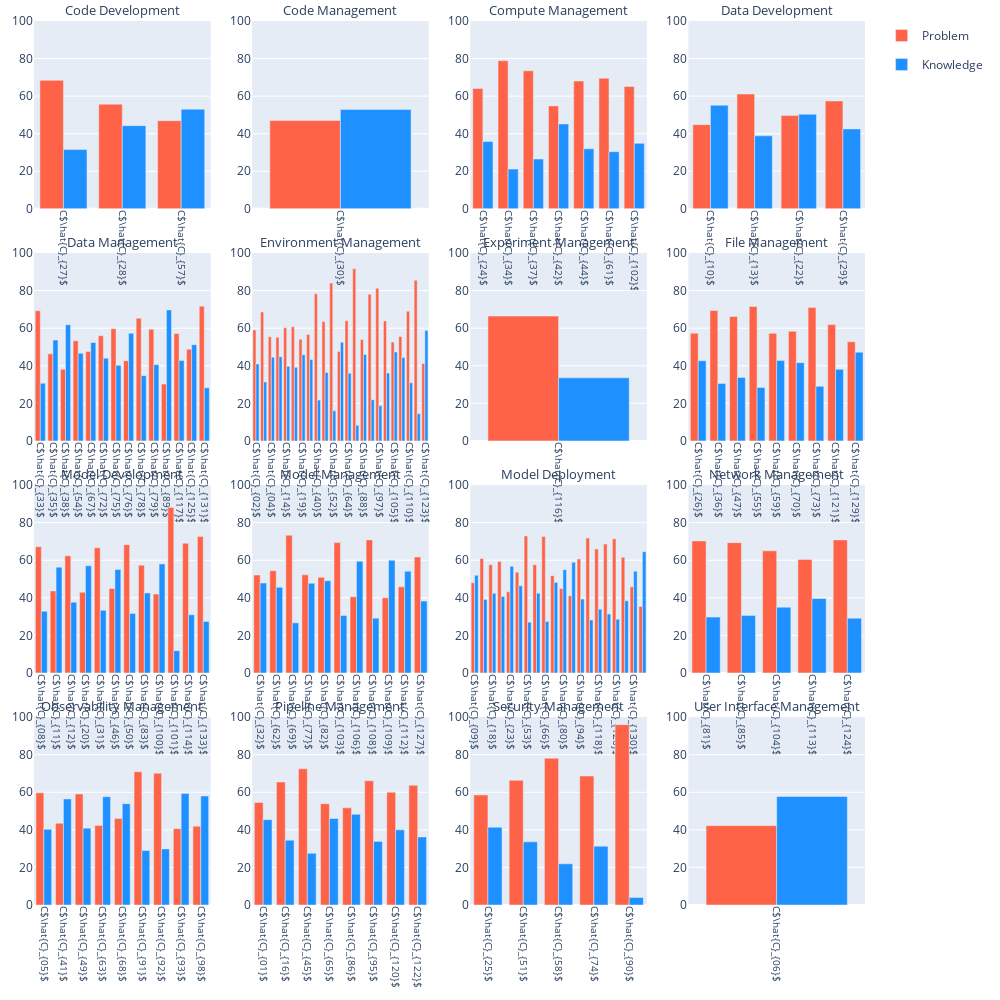

The cell this chart's notebook holds for it:
### Code cell
df = pd.read_json(os.path.join(path_rq12, 'macro-topics.json'))

color_map = {
    'Problem': 'tomato',
    'Knowledge': 'dodgerblue',
}
rows = cols = math.ceil(math.sqrt(df['Challenge_topic_macro'].nunique()))
fig = make_subplots(rows=rows, cols=cols, horizontal_spacing=0.05, vertical_spacing=0.05, subplot_titles=[macro_topic_indexing[i] for i in sorted(df['Challenge_topic_macro'].unique())])

for macro_name, macro_group in df.groupby('Challenge_topic_macro', sort=True):
    categories = []
    frequency_p = []
    frequency_k = [] 
    
    for name, group in macro_group.groupby('Challenge_topic'):
        name = r'$\hat{C}_{0' + str(name+1) + '}$' if name < 9 else r'$\hat{C}_{' + str(name+1) + '}$'
        categories.append(f'C{name}')
        frequency_p.append(len(group[group['Challenge_type'] == 'problem'])/len(group)*100)
        frequency_k.append(len(group[group['Challenge_type'] == 'knowledge'])/len(group)*100)
    
    row = macro_name // rows + 1
    col = macro_name % cols + 1
    show_legend = True if macro_name == 0 else False
    
    fig.add_trace(go.Bar(
        name='Problem', 
        x=categories, 
        y=frequency_p, 
        legendgroup='Problem', 
        marker_color=color_map['Problem'],
        showlegend=show_legend
    ), row=row, col=col)
    fig.add_trace(go.Bar(
        name='Knowledge', 
        x=categories, 
        y=frequency_k, 
        legendgroup='Knowledge', 
        marker_color=color_map['Knowledge'],
        showlegend=show_legend
    ), row=row, col=col)
    fig.update_xaxes(
        tickangle=90, 
        tickfont=dict(size=10), 
        row=row, 
        col=col
    )

fig.update_yaxes(range=[0, 100])
fig.update_layout(
    barmode='group',
    width=1000, 
    height=1000,
    margin=go.layout.Margin(
        l=20,  # left margin
        r=20,  # right margin
        b=20,  # bottom margin
        t=20,  # top margin
    )
)
fig.update_annotations(dict(font_size=13))
fig.show()
# fig.write_image(os.path.join(path_rq12, 'Macro-topics group frequency histogram.pdf'))

### Figure 1 — Plotly figure (JSON) as saved in the notebook; plotly's stock layout.template omitted (floating-point values rounded to 4 significant figures)
{"data": [{"legendgroup": "Problem", "marker": {"color": "tomato"}, "name": "Problem", "showlegend": true, "type": "bar", "x": ["C$\\hat{C}_{27}$", "C$\\hat{C}_{28}$", "C$\\hat{C}_{57}$"], "xaxis": "x", "y": [68.42, 55.71, 46.94], "yaxis": "y"}, {"legendgroup": "Knowledge", "marker": {"color": "dodgerblue"}, "name": "Knowledge", "showlegend": true, "type": "bar", "x": ["C$\\hat{C}_{27}$", "C$\\hat{C}_{28}$", "C$\\hat{C}_{57}$"], "xaxis": "x", "y": [31.58, 44.29, 53.06], "yaxis": "y"}, {"legendgroup": "Problem", "marker": {"color": "tomato"}, "name": "Problem", "showlegend": false, "type": "bar", "x": ["C$\\hat{C}_{30}$"], "xaxis": "x2", "y": [47.06], "yaxis": "y2"}, {"legendgroup": "Knowledge", "marker": {"color": "dodgerblue"}, "name": "Knowledge", "showlegend": false, "type": "bar", "x": ["C$\\hat{C}_{30}$"], "xaxis": "x2", "y": [52.94], "yaxis": "y2"}, {"legendgroup": "Problem", "marker": {"color": "tomato"}, "name": "Problem", "showlegend": false, "type": "bar", "x": ["C$\\hat{C}_{24}$", "C$\\hat{C}_{34}$", "C$\\hat{C}_{37}$", "C$\\hat{C}_{42}$", "C$\\hat{C}_{44}$", "C$\\hat{C}_{61}$", "C$\\hat{C}_{102}$"], "xaxis": "x3", "y": [64.12, 78.85, 73.5, 54.81, 68.06, 69.57, 65.12], "yaxis": "y3"}, {"legendgroup": "Knowledge", "marker": {"color": "dodgerblue"}, "name": "Knowledge", "showlegend": false, "type": "bar", "x": ["C$\\hat{C}_{24}$", "C$\\hat{C}_{34}$", "C$\\hat{C}_{37}$", "C$\\hat{C}_{42}$", "C$\\hat{C}_{44}$", "C$\\hat{C}_{61}$", "C$\\hat{C}_{102}$"], "xaxis": "x3", "y": [35.88, 21.15, 26.5, 45.19, 31.94, 30.43, 34.88], "yaxis": "y3"}, {"legendgroup": "Problem", "marker": {"color": "tomato"}, "name": "Problem", "showlegend": false, "type": "bar", "x": ["C$\\hat{C}_{10}$", "C$\\hat{C}_{13}$", "C$\\hat{C}_{22}$", "C$\\hat{C}_{29}$"], "xaxis": "x4", "y": [44.83, 61.15, 49.65, 57.45], "yaxis": "y4"}, {"legendgroup": "Knowledge", "marker": {"color": "dodgerblue"}, "name": "Knowledge", "showlegend": false, "type": "bar", "x": ["C$\\hat{C}_{10}$", "C$\\hat{C}_{13}$", "C$\\hat{C}_{22}$", "C$\\hat{C}_{29}$"], "xaxis": "x4", "y": [55.17, 38.85, 50.35, 42.55], "yaxis": "y4"}, {"legendgroup": "Problem", "marker": {"color": "tomato"}, "name": "Problem", "showlegend": false, "type": "bar", "x": ["C$\\hat{C}_{33}$", "C$\\hat{C}_{35}$", "C$\\hat{C}_{38}$", "C$\\hat{C}_{54}$", "C$\\hat{C}_{67}$", "C$\\hat{C}_{72}$", "C$\\hat{C}_{75}$", "C$\\hat{C}_{76}$", "C$\\hat{C}_{78}$", "C$\\hat{C}_{79}$", "C$\\hat{C}_{89}$", "C$\\hat{C}_{117}$", "C$\\hat{C}_{125}$", "C$\\hat{C}_{131}$"], "xaxis": "x5", "y": [69.32, 46.34, 38.14, 53.33, 47.62, 56.0, 59.72, 42.68, 65.28, 59.42, 30.26, 57.14, 48.78, 71.74], "yaxis": "y5"}, {"legendgroup": "Knowledge", "marker": {"color": "dodgerblue"}, "name": "Knowledge", "showlegend": false, "type": "bar", "x": ["C$\\hat{C}_{33}$", "C$\\hat{C}_{35}$", "C$\\hat{C}_{38}$", "C$\\hat{C}_{54}$", "C$\\hat{C}_{67}$", "C$\\hat{C}_{72}$", "C$\\hat{C}_{75}$", "C$\\hat{C}_{76}$", "C$\\hat{C}_{78}$", "C$\\hat{C}_{79}$", "C$\\hat{C}_{89}$", "C$\\hat{C}_{117}$", "C$\\hat{C}_{125}$", "C$\\hat{C}_{131}$"], "xaxis": "x5", "y": [30.68, 53.66, 61.86, 46.67, 52.38, 44, 40.28, 57.32, 34.72, 40.58, 69.74, 42.86, 51.22, 28.26], "yaxis": "y5"}, {"legendgroup": "Problem", "marker": {"color": "tomato"}, "name": "Problem", "showlegend": false, "type": "bar", "x": ["C$\\hat{C}_{02}$", "C$\\hat{C}_{03}$", "C$\\hat{C}_{04}$", "C$\\hat{C}_{07}$", "C$\\hat{C}_{14}$", "C$\\hat{C}_{15}$", "C$\\hat{C}_{19}$", "C$\\hat{C}_{39}$", "C$\\hat{C}_{40}$", "C$\\hat{C}_{48}$", "C$\\hat{C}_{52}$", "C$\\hat{C}_{60}$", "C$\\hat{C}_{64}$", "C$\\hat{C}_{87}$", "C$\\hat{C}_{88}$", "C$\\hat{C}_{96}$", "C$\\hat{C}_{97}$", "C$\\hat{C}_{99}$", "C$\\hat{C}_{105}$", "C$\\hat{C}_{107}$", "C$\\hat{C}_{110}$", "C$\\hat{C}_{115}$", "C$\\hat{C}_{123}$"], "xaxis": "x6", "y": [59.06, 68.61, 55.45, 55.19, 60.26, 60.82, 54.14, 56.64, 78.29, 63.54, 84, 47.54, 63.95, 91.67, 54, 78.08, 81.25, 63.86, 52.63, 55.56, 69.05, 85.48, 41.18], "yaxis": "y6"}, {"legendgroup": "Knowledge", "marker": {"color": "dodgerblue"}, "name": "Knowledge", "showlegend": false, "type": "bar", "x": ["C$\\hat{C}_{02}$", "C$\\hat{C}_{03}$", "C$\\hat{C}_{04}$", "C$\\hat{C}_{07}$", "C$\\hat{C}_{14}$", "C$\\hat{C}_{15}$", "C$\\hat{C}_{19}$", "C$\\hat{C}_{39}$", "C$\\hat{C}_{40}$", "C$\\hat{C}_{48}$", "C$\\hat{C}_{52}$", "C$\\hat{C}_{60}$", "C$\\hat{C}_{64}$", "C$\\hat{C}_{87}$", "C$\\hat{C}_{88}$", "C$\\hat{C}_{96}$", "C$\\hat{C}_{97}$", "C$\\hat{C}_{99}$", "C$\\hat{C}_{105}$", "C$\\hat{C}_{107}$", "C$\\hat{C}_{110}$", "C$\\hat{C}_{115}$", "C$\\hat{C}_{123}$"], "xaxis": "x6", "y": [40.94, 31.39, 44.55, 44.81, 39.74, 39.18, 45.86, 43.36, 21.71, 36.46, 16, 52.46, 36.05, 8.333, 46, 21.92, 18.75, 36.14, 47.37, 44.44, 30.95, 14.52, 58.82], "yaxis": "y6"}, {"legendgroup": "Problem", "marker": {"color": "tomato"}, "name": "Problem", "showlegend": false, "type": "bar", "x": ["C$\\hat{C}_{116}$"], "xaxis": "x7", "y": [66.43], "yaxis": "y7"}, {"legendgroup": "Knowledge", "marker": {"color": "dodgerblue"}, "name": "Knowledge", "showlegend": false, "type": "bar", "x": ["C$\\hat{C}_{116}$"], "xaxis": "x7", "y": [33.57], "yaxis": "y7"}, {"legendgroup": "Problem", "marker": {"color": "tomato"}, "name": "Problem", "showlegend": false, "type": "bar", "x": ["C$\\hat{C}_{26}$", "C$\\hat{C}_{36}$", "C$\\hat{C}_{47}$", "C$\\hat{C}_{55}$", "C$\\hat{C}_{59}$", "C$\\hat{C}_{70}$", "C$\\hat{C}_{73}$", "C$\\hat{C}_{121}$", "C$\\hat{C}_{129}$"], "xaxis": "x8", "y": [57.35, 69.4, 66.27, 71.54, 57.26, 58.33, 70.97, 61.9, 52.78], "yaxis": "y8"}, {"legendgroup": "Knowledge", "marker": {"color": "dodgerblue"}, "name": "Knowledge", "showlegend": false, "type": "bar", "x": ["C$\\hat{C}_{26}$", "C$\\hat{C}_{36}$", "C$\\hat{C}_{47}$", "C$\\hat{C}_{55}$", "C$\\hat{C}_{59}$", "C$\\hat{C}_{70}$", "C$\\hat{C}_{73}$", "C$\\hat{C}_{121}$", "C$\\hat{C}_{129}$"], "xaxis": "x8", "y": [42.65, 30.6, 33.73, 28.46, 42.74, 41.67, 29.03, 38.1, 47.22], "yaxis": "y8"}, {"legendgroup": "Problem", "marker": {"color": "tomato"}, "name": "Problem", "showlegend": false, "type": "bar", "x": ["C$\\hat{C}_{08}$", "C$\\hat{C}_{11}$", "C$\\hat{C}_{12}$", "C$\\hat{C}_{20}$", "C$\\hat{C}_{31}$", "C$\\hat{C}_{46}$", "C$\\hat{C}_{50}$", "C$\\hat{C}_{83}$", "C$\\hat{C}_{100}$", "C$\\hat{C}_{101}$", "C$\\hat{C}_{114}$", "C$\\hat{C}_{133}$"], "xaxis": "x9", "y": [67.21, 43.68, 62.35, 42.95, 66.67, 44.94, 68.29, 57.38, 41.98, 88.14, 69.05, 72.58], "yaxis": "y9"}, {"legendgroup": "Knowledge", "marker": {"color": "dodgerblue"}, "name": "Knowledge", "showlegend": false, "type": "bar", "x": ["C$\\hat{C}_{08}$", "C$\\hat{C}_{11}$", "C$\\hat{C}_{12}$", "C$\\hat{C}_{20}$", "C$\\hat{C}_{31}$", "C$\\hat{C}_{46}$", "C$\\hat{C}_{50}$", "C$\\hat{C}_{83}$", "C$\\hat{C}_{100}$", "C$\\hat{C}_{101}$", "C$\\hat{C}_{114}$", "C$\\hat{C}_{133}$"], "xaxis": "x9", "y": [32.79, 56.32, 37.65, 57.05, 33.33, 55.06, 31.71, 42.62, 58.02, 11.86, 30.95, 27.42], "yaxis": "y9"}, {"legendgroup": "Problem", "marker": {"color": "tomato"}, "name": "Problem", "showlegend": false, "type": "bar", "x": ["C$\\hat{C}_{32}$", "C$\\hat{C}_{62}$", "C$\\hat{C}_{69}$", "C$\\hat{C}_{77}$", "C$\\hat{C}_{82}$", "C$\\hat{C}_{103}$", "C$\\hat{C}_{106}$", "C$\\hat{C}_{108}$", "C$\\hat{C}_{109}$", "C$\\hat{C}_{112}$", "C$\\hat{C}_{127}$"], "xaxis": "x10", "y": [52.14, 54.43, 73.33, 52.24, 50.9, 69.39, 40.54, 70.83, 40, 45.83, 61.76], "yaxis": "y10"}, {"legendgroup": "Knowledge", "marker": {"color": "dodgerblue"}, "name": "Knowledge", "showlegend": false, "type": "bar", "x": ["C$\\hat{C}_{32}$", "C$\\hat{C}_{62}$", "C$\\hat{C}_{69}$", "C$\\hat{C}_{77}$", "C$\\hat{C}_{82}$", "C$\\hat{C}_{103}$", "C$\\hat{C}_{106}$", "C$\\hat{C}_{108}$", "C$\\hat{C}_{109}$", "C$\\hat{C}_{112}$", "C$\\hat{C}_{127}$"], "xaxis": "x10", "y": [47.86, 45.57, 26.67, 47.76, 49.1, 30.61, 59.46, 29.17, 60, 54.17, 38.24], "yaxis": "y10"}, {"legendgroup": "Problem", "marker": {"color": "tomato"}, "name": "Problem", "showlegend": false, "type": "bar", "x": ["C$\\hat{C}_{09}$", "C$\\hat{C}_{17}$", "C$\\hat{C}_{18}$", "C$\\hat{C}_{21}$", "C$\\hat{C}_{23}$", "C$\\hat{C}_{43}$", "C$\\hat{C}_{53}$", "C$\\hat{C}_{56}$", "C$\\hat{C}_{66}$", "C$\\hat{C}_{71}$", "C$\\hat{C}_{80}$", "C$\\hat{C}_{84}$", "C$\\hat{C}_{94}$", "C$\\hat{C}_{111}$", "C$\\hat{C}_{118}$", "C$\\hat{C}_{119}$", "C$\\hat{C}_{126}$", "C$\\hat{C}_{128}$", "C$\\hat{C}_{130}$", "C$\\hat{C}_{132}$"], "xaxis": "x11", "y": [48, 60.9, 57.64, 59.31, 43.24, 53.61, 72.95, 57.58, 72.6, 51.79, 45, 41.1, 60.66, 71.79, 66.04, 68.63, 71.43, 61.54, 45.83, 35.42], "yaxis": "y11"}, {"legendgroup": "Knowledge", "marker": {"color": "dodgerblue"}, "name": "Knowledge", "showlegend": false, "type": "bar", "x": ["C$\\hat{C}_{09}$", "C$\\hat{C}_{17}$", "C$\\hat{C}_{18}$", "C$\\hat{C}_{21}$", "C$\\hat{C}_{23}$", "C$\\hat{C}_{43}$", "C$\\hat{C}_{53}$", "C$\\hat{C}_{56}$", "C$\\hat{C}_{66}$", "C$\\hat{C}_{71}$", "C$\\hat{C}_{80}$", "C$\\hat{C}_{84}$", "C$\\hat{C}_{94}$", "C$\\hat{C}_{111}$", "C$\\hat{C}_{118}$", "C$\\hat{C}_{119}$", "C$\\hat{C}_{126}$", "C$\\hat{C}_{128}$", "C$\\hat{C}_{130}$", "C$\\hat{C}_{132}$"], "xaxis": "x11", "y": [52, 39.1, 42.36, 40.69, 56.76, 46.39, 27.05, 42.42, 27.4, 48.21, 55.0, 58.9, 39.34, 28.21, 33.96, 31.37, 28.57, 38.46, 54.17, 64.58], "yaxis": "y11"}, {"legendgroup": "Problem", "marker": {"color": "tomato"}, "name": "Problem", "showlegend": false, "type": "bar", "x": ["C$\\hat{C}_{81}$", "C$\\hat{C}_{85}$", "C$\\hat{C}_{104}$", "C$\\hat{C}_{113}$", "C$\\hat{C}_{124}$"], "xaxis": "x12", "y": [70.27, 69.37, 65, 60.38, 70.83], "yaxis": "y12"}, {"legendgroup": "Knowledge", "marker": {"color": "dodgerblue"}, "name": "Knowledge", "showlegend": false, "type": "bar", "x": ["C$\\hat{C}_{81}$", "C$\\hat{C}_{85}$", "C$\\hat{C}_{104}$", "C$\\hat{C}_{113}$", "C$\\hat{C}_{124}$"], "xaxis": "x12", "y": [29.73, 30.63, 35, 39.62, 29.17], "yaxis": "y12"}, {"legendgroup": "Problem", "marker": {"color": "tomato"}, "name": "Problem", "showlegend": false, "type": "bar", "x": ["C$\\hat{C}_{05}$", "C$\\hat{C}_{41}$", "C$\\hat{C}_{49}$", "C$\\hat{C}_{63}$", "C$\\hat{C}_{68}$", "C$\\hat{C}_{91}$", "C$\\hat{C}_{92}$", "C$\\hat{C}_{93}$", "C$\\hat{C}_{98}$"], "xaxis": "x13", "y": [59.7, 43.52, 59.09, 42.37, 46.05, 70.97, 70.15, 40.62, 41.94], "yaxis": "y13"}, {"legendgroup": "Knowledge", "marker": {"color": "dodgerblue"}, "name": "Knowledge", "showlegend": false, "type": "bar", "x": ["C$\\hat{C}_{05}$", "C$\\hat{C}_{41}$", "C$\\hat{C}_{49}$", "C$\\hat{C}_{63}$", "C$\\hat{C}_{68}$", "C$\\hat{C}_{91}$", "C$\\hat{C}_{92}$", "C$\\hat{C}_{93}$", "C$\\hat{C}_{98}$"], "xaxis": "x13", "y": [40.3, 56.48, 40.91, 57.63, 53.95, 29.03, 29.85, 59.38, 58.06], "yaxis": "y13"}, {"legendgroup": "Problem", "marker": {"color": "tomato"}, "name": "Problem", "showlegend": false, "type": "bar", "x": ["C$\\hat{C}_{01}$", "C$\\hat{C}_{16}$", "C$\\hat{C}_{45}$", "C$\\hat{C}_{65}$", "C$\\hat{C}_{86}$", "C$\\hat{C}_{95}$", "C$\\hat{C}_{120}$", "C$\\hat{C}_{122}$"], "xaxis": "x14", "y": [54.56, 65.49, 72.48, 53.95, 51.72, 66.15, 60, 63.77], "yaxis": "y14"}, {"legendgroup": "Knowledge", "marker": {"color": "dodgerblue"}, "name": "Knowledge", "showlegend": false, "type": "bar", "x": ["C$\\hat{C}_{01}$", "C$\\hat{C}_{16}$", "C$\\hat{C}_{45}$", "C$\\hat{C}_{65}$", "C$\\hat{C}_{86}$", "C$\\hat{C}_{95}$", "C$\\hat{C}_{120}$", "C$\\hat{C}_{122}$"], "xaxis": "x14", "y": [45.44, 34.51, 27.52, 46.05, 48.28, 33.85, 40, 36.23], "yaxis": "y14"}, {"legendgroup": "Problem", "marker": {"color": "tomato"}, "name": "Problem", "showlegend": false, "type": "bar", "x": ["C$\\hat{C}_{25}$", "C$\\hat{C}_{51}$", "C$\\hat{C}_{58}$", "C$\\hat{C}_{74}$", "C$\\hat{C}_{90}$"], "xaxis": "x15", "y": [58.59, 66.36, 78.08, 68.67, 96], "yaxis": "y15"}, {"legendgroup": "Knowledge", "marker": {"color": "dodgerblue"}, "name": "Knowledge", "showlegend": false, "type": "bar", "x": ["C$\\hat{C}_{25}$", "C$\\hat{C}_{51}$", "C$\\hat{C}_{58}$", "C$\\hat{C}_{74}$", "C$\\hat{C}_{90}$"], "xaxis": "x15", "y": [41.41, 33.64, 21.92, 31.33, 4], "yaxis": "y15"}, {"legendgroup": "Problem", "marker": {"color": "tomato"}, "name": "Problem", "showlegend": false, "type": "bar", "x": ["C$\\hat{C}_{06}$"], "xaxis": "x16", "y": [42.25], "yaxis": "y16"}, {"legendgroup": "Knowledge", "marker": {"color": "dodgerblue"}, "name": "Knowledge", "showlegend": false, "type": "bar", "x": ["C$\\hat{C}_{06}$"], "xaxis": "x16", "y": [57.75], "yaxis": "y16"}], "layout": {"annotations": [{"font": {"size": 13}, "showarrow": false, "text": "Code Development", "x": 0.1062, "xanchor": "center", "xref": "paper", "y": 1, "yanchor": "bottom", "yref": "paper"}, {"font": {"size": 13}, "showarrow": false, "text": "Code Management", "x": 0.3688, "xanchor": "center", "xref": "paper", "y": 1, "yanchor": "bottom", "yref": "paper"}, {"font": {"size": 13}, "showarrow": false, "text": "Compute Management", "x": 0.6313, "xanchor": "center", "xref": "paper", "y": 1, "yanchor": "bottom", "yref": "paper"}, {"font": {"size": 13}, "showarrow": false, "text": "Data Development", "x": 0.8938, "xanchor": "center", "xref": "paper", "y": 1, "yanchor": "bottom", "yref": "paper"}, {"font": {"size": 13}, "showarrow": false, "text": "Data Management", "x": 0.1062, "xanchor": "center", "xref": "paper", "y": 0.7375, "yanchor": "bottom", "yref": "paper"}, {"font": {"size": 13}, "showarrow": false, "text": "Environment Management", "x": 0.3688, "xanchor": "center", "xref": "paper", "y": 0.7375, "yanchor": "bottom", "yref": "paper"}, {"font": {"size": 13}, "showarrow": false, "text": "Experiment Management", "x": 0.6313, "xanchor": "center", "xref": "paper", "y": 0.7375, "yanchor": "bottom", "yref": "paper"}, {"font": {"size": 13}, "showarrow": false, "text": "File Management", "x": 0.8938, "xanchor": "center", "xref": "paper", "y": 0.7375, "yanchor": "bottom", "yref": "paper"}, {"font": {"size": 13}, "showarrow": false, "text": "Model Development", "x": 0.1062, "xanchor": "center", "xref": "paper", "y": 0.475, "yanchor": "bottom", "yref": "paper"}, {"font": {"size": 13}, "showarrow": false, "text": "Model Management", "x": 0.3688, "xanchor": "center", "xref": "paper", "y": 0.475, "yanchor": "bottom", "yref": "paper"}, {"font": {"size": 13}, "showarrow": false, "text": "Model Deployment", "x": 0.6313, "xanchor": "center", "xref": "paper", "y": 0.475, "yanchor": "bottom", "yref": "paper"}, {"font": {"size": 13}, "showarrow": false, "text": "Network Management", "x": 0.8938, "xanchor": "center", "xref": "paper", "y": 0.475, "yanchor": "bottom", "yref": "paper"}, {"font": {"size": 13}, "showarrow": false, "text": "Observability Management", "x": 0.1062, "xanchor": "center", "xref": "paper", "y": 0.2125, "yanchor": "bottom", "yref": "paper"}, {"font": {"size": 13}, "showarrow": false, "text": "Pipeline Management", "x": 0.3688, "xanchor": "center", "xref": "paper", "y": 0.2125, "yanchor": "bottom", "yref": "paper"}, {"font": {"size": 13}, "showarrow": false, "text": "Security Management", "x": 0.6313, "xanchor": "center", "xref": "paper", "y": 0.2125, "yanchor": "bottom", "yref": "paper"}, {"font": {"size": 13}, "showarrow": false, "text": "User Interface Management", "x": 0.8938, "xanchor": "center", "xref": "paper", "y": 0.2125, "yanchor": "bottom", "yref": "paper"}], "barmode": "group", "height": 1000, "margin": {"b": 20, "l": 20, "r": 20, "t": 20}, "width": 1000, "xaxis": {"anchor": "y", "domain": [0, 0.2125], "tickangle": 90, "tickfont": {"size": 10}}, "xaxis10": {"anchor": "y10", "domain": [0.2625, 0.475], "tickangle": 90, "tickfont": {"size": 10}}, "xaxis11": {"anchor": "y11", "domain": [0.525, 0.7375], "tickangle": 90, "tickfont": {"size": 10}}, "xaxis12": {"anchor": "y12", "domain": [0.7875, 1], "tickangle": 90, "tickfont": {"size": 10}}, "xaxis13": {"anchor": "y13", "domain": [0, 0.2125], "tickangle": 90, "tickfont": {"size": 10}}, "xaxis14": {"anchor": "y14", "domain": [0.2625, 0.475], "tickangle": 90, "tickfont": {"size": 10}}, "xaxis15": {"anchor": "y15", "domain": [0.525, 0.7375], "tickangle": 90, "tickfont": {"size": 10}}, "xaxis16": {"anchor": "y16", "domain": [0.7875, 1], "tickangle": 90, "tickfont": {"size": 10}}, "xaxis2": {"anchor": "y2", "domain": [0.2625, 0.475], "tickangle": 90, "tickfont": {"size": 10}}, "xaxis3": {"anchor": "y3", "domain": [0.525, 0.7375], "tickangle": 90, "tickfont": {"size": 10}}, "xaxis4": {"anchor": "y4", "domain": [0.7875, 1], "tickangle": 90, "tickfont": {"size": 10}}, "xaxis5": {"anchor": "y5", "domain": [0, 0.2125], "tickangle": 90, "tickfont": {"size": 10}}, "xaxis6": {"anchor": "y6", "domain": [0.2625, 0.475], "tickangle": 90, "tickfont": {"size": 10}}, "xaxis7": {"anchor": "y7", "domain": [0.525, 0.7375], "tickangle": 90, "tickfont": {"size": 10}}, "xaxis8": {"anchor": "y8", "domain": [0.7875, 1], "tickangle": 90, "tickfont": {"size": 10}}, "xaxis9": {"anchor": "y9", "domain": [0, 0.2125], "tickangle": 90, "tickfont": {"size": 10}}, "yaxis": {"anchor": "x", "domain": [0.7875, 1], "range": [0, 100]}, "yaxis10": {"anchor": "x10", "domain": [0.2625, 0.475], "range": [0, 100]}, "yaxis11": {"anchor": "x11", "domain": [0.2625, 0.475], "range": [0, 100]}, "yaxis12": {"anchor": "x12", "domain": [0.2625, 0.475], "range": [0, 100]}, "yaxis13": {"anchor": "x13", "domain": [0, 0.2125], "range": [0, 100]}, "yaxis14": {"anchor": "x14", "domain": [0, 0.2125], "range": [0, 100]}, "yaxis15": {"anchor": "x15", "domain": [0, 0.2125], "range": [0, 100]}, "yaxis16": {"anchor": "x16", "domain": [0, 0.2125], "range": [0, 100]}, "yaxis2": {"anchor": "x2", "domain": [0.7875, 1], "range": [0, 100]}, "yaxis3": {"anchor": "x3", "domain": [0.7875, 1], "range": [0, 100]}, "yaxis4": {"anchor": "x4", "domain": [0.7875, 1], "range": [0, 100]}, "yaxis5": {"anchor": "x5", "domain": [0.525, 0.7375], "range": [0, 100]}, "yaxis6": {"anchor": "x6", "domain": [0.525, 0.7375], "range": [0, 100]}, "yaxis7": {"anchor": "x7", "domain": [0.525, 0.7375], "range": [0, 100]}, "yaxis8": {"anchor": "x8", "domain": [0.525, 0.7375], "range": [0, 100]}, "yaxis9": {"anchor": "x9", "domain": [0.2625, 0.475], "range": [0, 100]}}}
